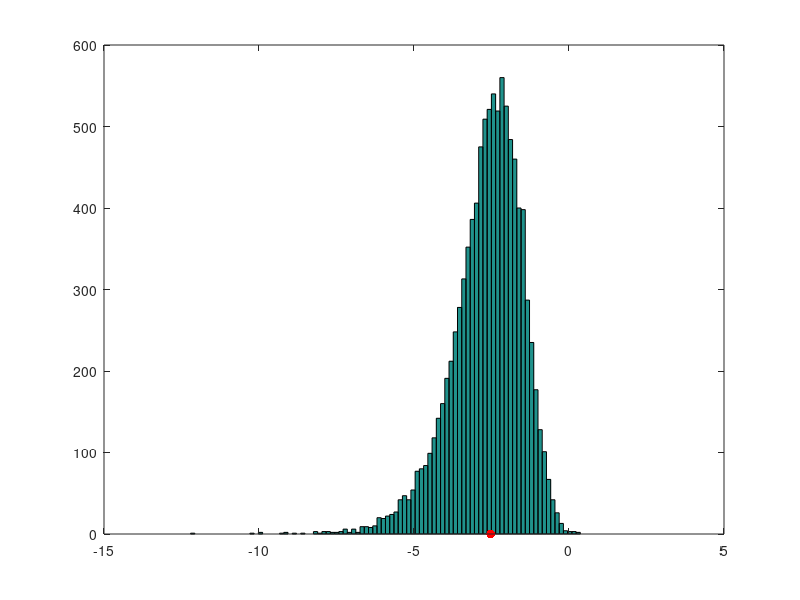

Reproduce this figure in MATLAB.
% this script computes the non-parametric kernel estimator of the quantile (value at risk)
% the sample quantile represents the specific case where the bandwidth bw -> 0
% see "Risk and Asset Allocation"- Springer (2005), by A. Meucci

clc; close all; clear;
%%%%%%%%%%%%%%%%%%%%%%%%%%%%%%%%%%%%%%%%%%%%%%%%%%%%%%%%%%%%%%%%%%%%%%%%%%%%%%%%%%%%%%%%%%%%%%%%%%%%%%%%%%%%%%%%%%%
% define quantile level
c=.01;

% parameters for t-distributed time series (could be a different distribution)
T=100;
mu=3;
sigma=2;
nu=10;

%%%%%%%%%%%%%%%%%%%%%%%%%%%%%%%%%%%%%%%%%%%%%%%%%%%%%%%%%%%%%%%%%%%%%%%%%%%%%%%%%%%%%%%%%%%%%%%%%%%%%%%%%%%%%%%%%%%
% define kernel for quantile estimation
th=ceil(c*T); % percentile index
bw=T/100; % bandwidth
sm=normpdf([1:T]',th,bw); % smoother
sm=sm/sum(sm); % normalize smoother

% evaulate kernel estimator of quantile
NumSimul=10000;
Q_sim=zeros(NumSimul,1);
for j=1:NumSimul
    X = mu + sigma*trnd(nu,T,1);
    Sort_X=sort(X);
    Q_sim(j)=Sort_X'*sm;
end

Q_an=mu+sigma*tinv(c,nu);
Bias=abs(mean(Q_sim)-Q_an)
Ineff=std(Q_sim)
Err=sqrt(Bias^2+Ineff^2)

%%%%%%%%%%%%%%%%%%%%%%%%%%%%%%%%%%%%%%%%%%%%%%%%%%%%%%%%%%%%%%%%%%%%%%%%%%%%%%%%%%%%%%%%%%%%%%%%%%%%%%%%%%%%%%%%%%%
% plots
NumBins=round(10*log(NumSimul));
hist(Q_sim,NumBins)
hold on
h=plot(Q_an,0,'.');
set(h,'markersize',20,'color','r')
